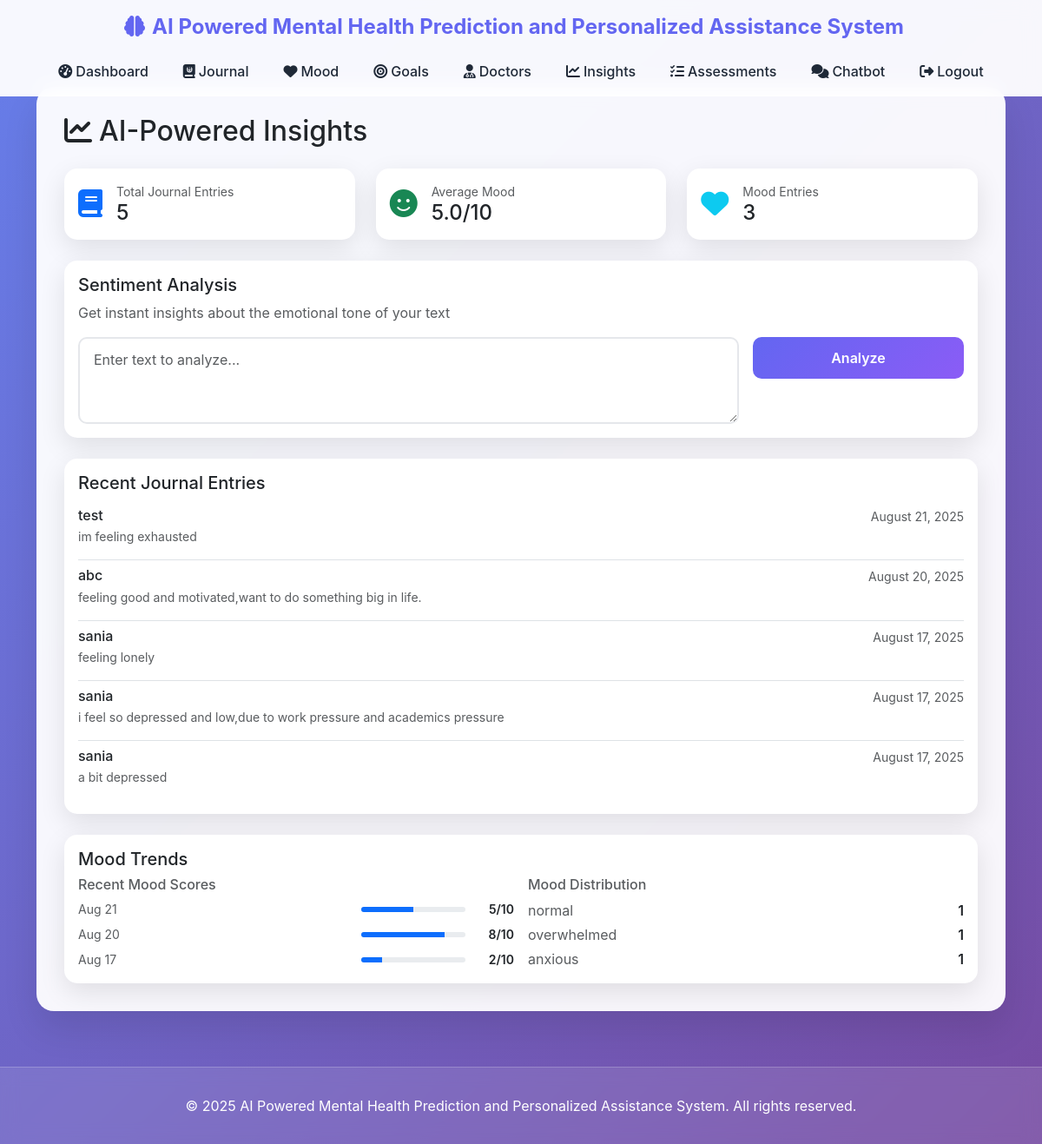
/ml/insights (signed in), run on an earlier commit of the app's database.
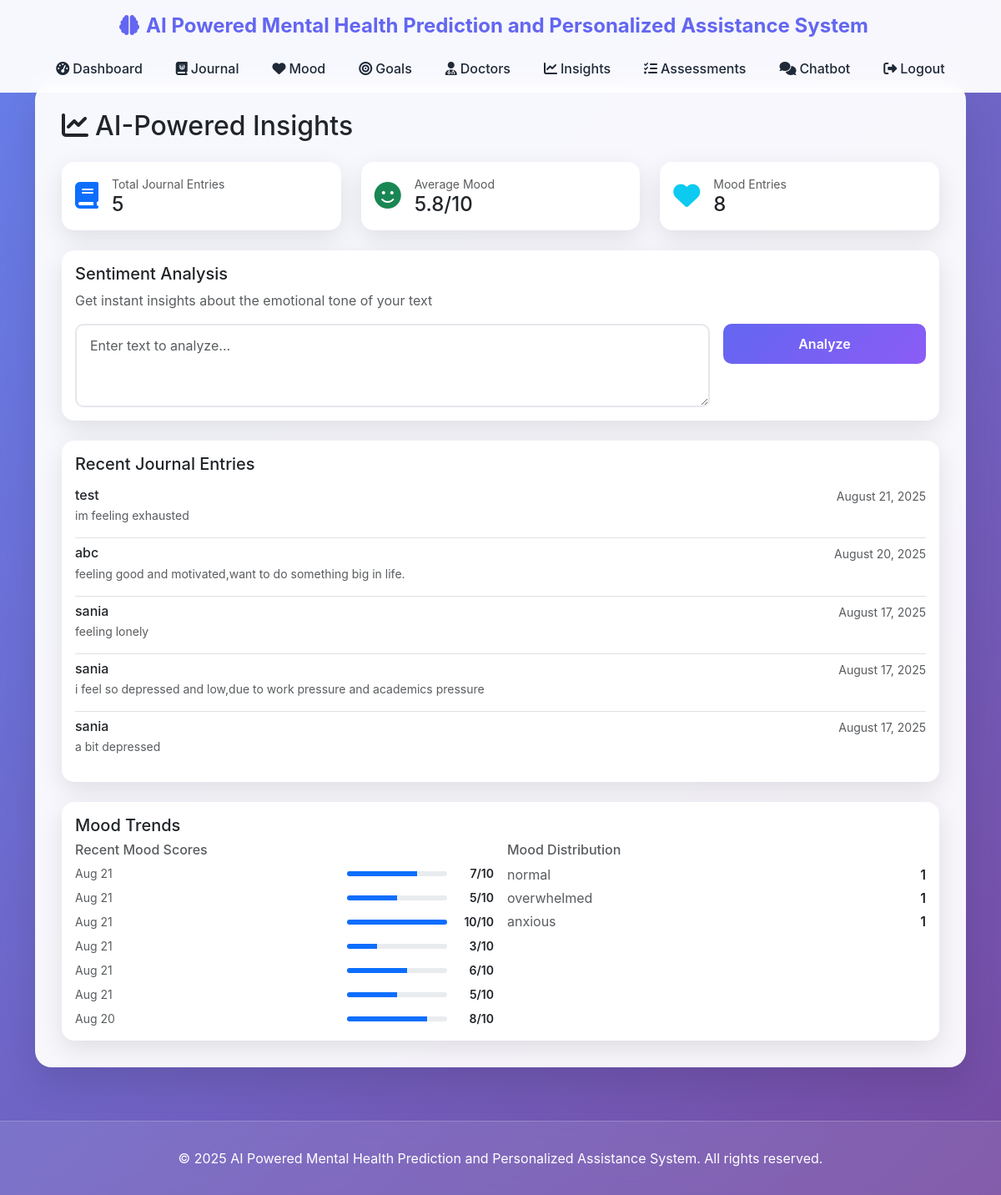
And on a later commit of the database.
### models.py (models this page shows)
class JournalEntry(db.Model):
    __tablename__ = 'journal_entries'
    id = db.Column(db.Integer, primary_key=True)
    user_id = db.Column(db.Integer, db.ForeignKey('users.id'), nullable=False)
    title = db.Column(db.String(200), nullable=False)
    content = db.Column(db.Text, nullable=False)
    mood_score = db.Column(db.Integer)  # 1-10 scale
    tags = db.Column(db.Text)  # Store as JSON string for SQLite
    created_at = db.Column(db.DateTime, default=lambda: datetime.now(timezone.utc))
    updated_at = db.Column(db.DateTime, default=lambda: datetime.now(timezone.utc), onupdate=lambda: datetime.now(timezone.utc))
    sentiment_score = db.Column(db.Float)
    emotion_labels = db.Column(db.Text)  # Store as JSON string for SQLite
    key_topics = db.Column(db.Text)  # Store as JSON string for SQLite
    ai_insights = db.Column(db.Text)

class MoodEntry(db.Model):
    __tablename__ = 'mood_entries'
    id = db.Column(db.Integer, primary_key=True)
    user_id = db.Column(db.Integer, db.ForeignKey('users.id'), nullable=False)
    mood_score = db.Column(db.Integer, nullable=False)  # 1-10 scale
    mood_label = db.Column(db.String(50))  # e.g., "Happy", "Sad", "Anxious"
    notes = db.Column(db.Text)
    activities = db.Column(db.Text)  # Store as JSON string for SQLite
    sleep_hours = db.Column(db.Float)
    exercise_minutes = db.Column(db.Integer)
    social_interactions = db.Column(db.Integer)  # Number of social interactions
    created_at = db.Column(db.DateTime, default=lambda: datetime.now(timezone.utc))

### routes.py (the view)
@ml_bp.route('/insights')
@login_required
def ml_insights():
    journal_entries = JournalEntry.query.filter_by(user_id=current_user.id).order_by(JournalEntry.created_at.desc()).limit(50).all()
    mood_entries = MoodEntry.query.filter_by(user_id=current_user.id).order_by(MoodEntry.created_at.desc()).limit(30).all()
    total_entries = len(journal_entries)
    avg_mood = sum(entry.mood_score for entry in mood_entries) / len(mood_entries) if mood_entries else 0
    from ml_services import get_model_performance
    model_performance = get_model_performance()
    return render_template('ml/insights.html',
                         journal_entries=journal_entries,
                         mood_entries=mood_entries,
                         total_entries=total_entries,
                         avg_mood=round(avg_mood, 1),
                         model_performance=model_performance)

### app.py (called while the page is built)
@login_manager.user_loader
def load_user(user_id):
    return User.query.get(int(user_id))

### ml_services.py (called while the page is built)
def get_model_performance():
    try:
        return {
            'status': 'Model not trained yet',
            'message': 'Train the model with sample data to see performance metrics'
        }
    except Exception as e:
        return {
            'status': 'Error',
            'message': str(e)
        }

### templates/ml/insights.html (shortened to what the changed rows need)
{% extends "base.html" %}
{% block content %}
<div class="main-content">
    <div class="d-flex justify-content-between align-items-center mb-4">
        <h1 class="h2 text-dark mb-0">
            <i class="fas fa-chart-line me-2"></i>AI-Powered Insights
        </h1>
    </div>
    <div class="row g-4 mb-4">
        <div class="col-md-4">
            <div class="card h-100">
                <div class="card-body d-flex align-items-center">
                    <div>
                        <div class="text-muted small">Average Mood</div>
                        <div class="h4 mb-0">{{ "%.1f"|format(avg_mood) }}/10</div>
                    </div>
                </div>
            </div>
        </div>
        <div class="col-md-4">
            <div class="card h-100">
                <div class="card-body d-flex align-items-center">
                    <div>
                        <div class="text-muted small">Mood Entries</div>
                        <div class="h4 mb-0">{{ mood_entries|length }}</div>
                    </div>
                </div>
            </div>
        </div>
    </div>
    {% if journal_entries %}
    <div class="card mb-4">
        <div class="card-body">
            <div class="list-group list-group-flush">
                {% for entry in journal_entries[:5] %}
                <div class="list-group-item px-0">
                    <div class="d-flex justify-content-between align-items-start">
                        <h6 class="mb-1">{{ entry.title }}</h6>
                        <small class="text-muted">{{ entry.created_at.strftime('%B %d, %Y') }}</small>
                    </div>
                    <p class="text-muted small mb-2">{{ entry.content[:150] }}{% if entry.content|length > 150 %}...{% endif %}</p>
                </div>
                {% endfor %}
            </div>
        </div>
    </div>
    {% endif %}
    {% if mood_entries %}
    <div class="card">
        <div class="card-body">
            <div class="row g-3">
                <div class="col-md-6">
                    <div class="vstack gap-2">
                        {% for entry in mood_entries[:7] %}
                        <div class="d-flex justify-content-between align-items-center">
                            <small class="text-muted">{{ entry.created_at.strftime('%b %d') }}</small>
                            <div class="d-flex align-items-center gap-2">
                                <div class="progress" style="width: 120px; height: 6px;">
                                    <div class="progress-bar bg-primary" role="progressbar" style="width: {{ (entry.mood_score / 10) * 100 }}%"></div>
                                </div>
                                <small class="fw-semibold" style="width: 48px; text-align: right;">{{ entry.mood_score }}/10</small>
                            </div>
                        </div>
                        {% endfor %}
                    </div>
                </div>
                <div class="col-md-6">
                    <div class="vstack gap-1">
                        {% set mood_counts = {} %}
                        {% for entry in mood_entries %}
                            {% if entry.mood_label %}
                                {% if entry.mood_label in mood_counts %}
                                    {% set _ = mood_counts.update({entry.mood_label: mood_counts[entry.mood_label] + 1}) %}
                                {% else %}
                                    {% set _ = mood_counts.update({entry.mood_label: 1}) %}
                                {% endif %}
                            {% endif %}
                        {% endfor %}
                        {% for mood, count in mood_counts.items() %}
                        <div class="d-flex justify-content-between">
                            <span class="text-muted">{{ mood }}</span>
                            <span class="fw-semibold">{{ count }}</span>
                        </div>
                        {% endfor %}
                    </div>
                </div>
            </div>
        </div>
    </div>
    {% endif %}
</div>
{% endblock %}

What changed in the data, as far as the page shows it:
no longer on one of the page's lists (row unchanged): MoodEntry: created_at "Aug 17", mood_score "2"
added MoodEntry: created_at "Aug 21", mood_score "7", shown under "Recent Mood Scores"
added MoodEntry: created_at "Aug 21", mood_score "5", shown under "Recent Mood Scores"
added MoodEntry: created_at "Aug 21", mood_score "10", shown under "Recent Mood Scores"
added MoodEntry: created_at "Aug 21", mood_score "3", shown under "Recent Mood Scores"
added MoodEntry: created_at "Aug 21", mood_score "6", shown under "Recent Mood Scores"
Also different on the page:
{{ "%.1f"|format(avg_mood) }}: "5.0" → "5.8"
{{ mood_entries|length }}: "3" → "8"
